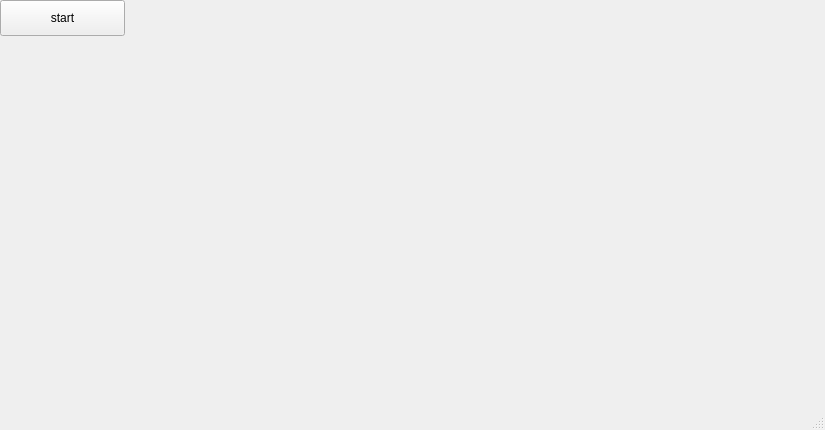
<?xml version="1.0" encoding="UTF-8"?>
<ui version="4.0">
 <class>MainWindow</class>
 <widget class="QMainWindow" name="MainWindow">
  <property name="geometry">
   <rect>
    <x>0</x>
    <y>0</y>
    <width>825</width>
    <height>430</height>
   </rect>
  </property>
  <property name="windowTitle">
   <string>MainWindow</string>
  </property>
  <widget class="QWidget" name="centralwidget">
   <widget class="QPushButton" name="pushButton">
    <property name="geometry">
     <rect>
      <x>0</x>
      <y>0</y>
      <width>125</width>
      <height>36</height>
     </rect>
    </property>
    <property name="text">
     <string>start</string>
    </property>
   </widget>
  </widget>
  <widget class="QStatusBar" name="statusbar"/>
 </widget>
 <resources/>
 <connections/>
</ui>
